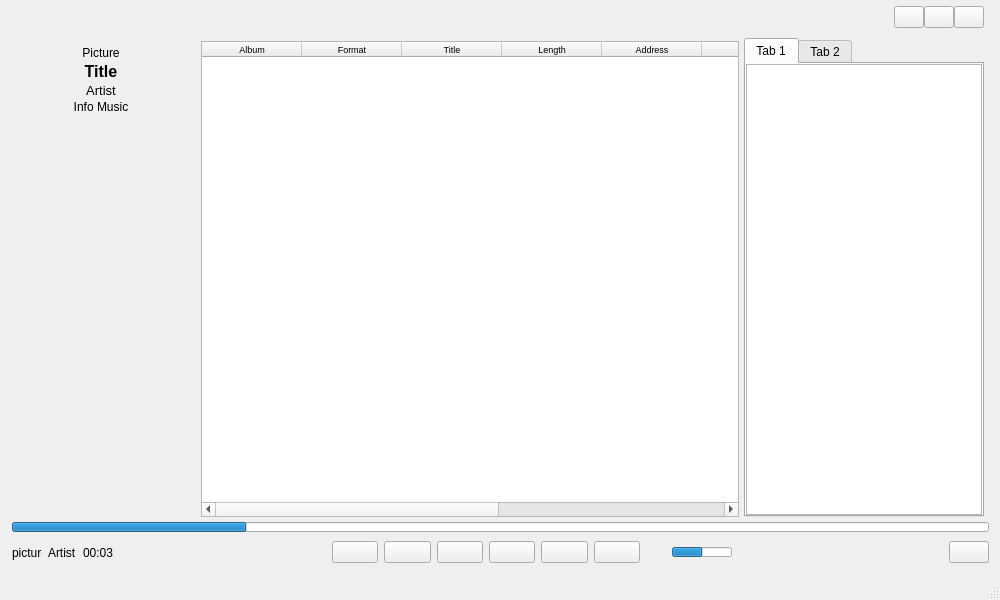
<?xml version="1.0" encoding="UTF-8"?>
<ui version="4.0">
 <class>home</class>
 <widget class="QMainWindow" name="home">
  <property name="geometry">
   <rect>
    <x>0</x>
    <y>0</y>
    <width>1000</width>
    <height>600</height>
   </rect>
  </property>
  <property name="minimumSize">
   <size>
    <width>1000</width>
    <height>600</height>
   </size>
  </property>
  <property name="windowTitle">
   <string>home</string>
  </property>
  <widget class="QWidget" name="centralwidget">
   <property name="enabled">
    <bool>true</bool>
   </property>
   <property name="autoFillBackground">
    <bool>false</bool>
   </property>
   <layout class="QVBoxLayout" name="verticalLayout">
    <property name="leftMargin">
     <number>1</number>
    </property>
    <property name="topMargin">
     <number>1</number>
    </property>
    <property name="rightMargin">
     <number>11</number>
    </property>
    <property name="bottomMargin">
     <number>11</number>
    </property>
    <item>
     <layout class="QVBoxLayout" name="mainVLayout">
      <property name="spacing">
       <number>0</number>
      </property>
      <property name="sizeConstraint">
       <enum>QLayout::SizeConstraint::SetDefaultConstraint</enum>
      </property>
      <item>
       <widget class="QWidget" name="top_home" native="true">
        <property name="maximumSize">
         <size>
          <width>16777215</width>
          <height>16777215</height>
         </size>
        </property>
        <layout class="QHBoxLayout" name="horizontalLayout_2">
         <property name="spacing">
          <number>0</number>
         </property>
         <property name="leftMargin">
          <number>0</number>
         </property>
         <property name="topMargin">
          <number>0</number>
         </property>
         <property name="rightMargin">
          <number>0</number>
         </property>
         <property name="bottomMargin">
          <number>0</number>
         </property>
         <item>
          <layout class="QHBoxLayout" name="horizontalLayout">
           <property name="spacing">
            <number>0</number>
           </property>
           <item>
            <widget class="QWidget" name="LeftPageMusic" native="true">
             <property name="minimumSize">
              <size>
               <width>200</width>
               <height>0</height>
              </size>
             </property>
             <property name="maximumSize">
              <size>
               <width>200</width>
               <height>16777215</height>
              </size>
             </property>
             <layout class="QHBoxLayout" name="horizontalLayout_3">
              <property name="spacing">
               <number>20</number>
              </property>
              <property name="leftMargin">
               <number>15</number>
              </property>
              <property name="topMargin">
               <number>45</number>
              </property>
              <property name="rightMargin">
               <number>15</number>
              </property>
              <property name="bottomMargin">
               <number>0</number>
              </property>
              <item>
               <layout class="QVBoxLayout" name="verticalLayout_2">
                <property name="spacing">
                 <number>2</number>
                </property>
                <item>
                 <widget class="QLabel" name="cover">
                  <property name="sizePolicy">
                   <sizepolicy hsizetype="Maximum" vsizetype="Maximum">
                    <horstretch>0</horstretch>
                    <verstretch>0</verstretch>
                   </sizepolicy>
                  </property>
                  <property name="minimumSize">
                   <size>
                    <width>0</width>
                    <height>0</height>
                   </size>
                  </property>
                  <property name="maximumSize">
                   <size>
                    <width>200</width>
                    <height>200</height>
                   </size>
                  </property>
                  <property name="text">
                   <string>Picture</string>
                  </property>
                  <property name="scaledContents">
                   <bool>true</bool>
                  </property>
                  <property name="alignment">
                   <set>Qt::AlignmentFlag::AlignCenter</set>
                  </property>
                 </widget>
                </item>
                <item>
                 <widget class="QLabel" name="title">
                  <property name="font">
                   <font>
                    <pointsize>12</pointsize>
                    <bold>true</bold>
                   </font>
                  </property>
                  <property name="text">
                   <string>Title</string>
                  </property>
                  <property name="alignment">
                   <set>Qt::AlignmentFlag::AlignCenter</set>
                  </property>
                 </widget>
                </item>
                <item>
                 <widget class="QLabel" name="artist">
                  <property name="font">
                   <font>
                    <pointsize>10</pointsize>
                   </font>
                  </property>
                  <property name="text">
                   <string>Artist</string>
                  </property>
                  <property name="alignment">
                   <set>Qt::AlignmentFlag::AlignCenter</set>
                  </property>
                 </widget>
                </item>
                <item>
                 <widget class="QLabel" name="infoMusic">
                  <property name="text">
                   <string>Info Music</string>
                  </property>
                  <property name="alignment">
                   <set>Qt::AlignmentFlag::AlignCenter</set>
                  </property>
                 </widget>
                </item>
                <item>
                 <spacer name="verticalSpacer">
                  <property name="orientation">
                   <enum>Qt::Orientation::Vertical</enum>
                  </property>
                  <property name="sizeHint" stdset="0">
                   <size>
                    <width>20</width>
                    <height>40</height>
                   </size>
                  </property>
                 </spacer>
                </item>
               </layout>
              </item>
             </layout>
            </widget>
           </item>
           <item>
            <widget class="QWidget" name="CenterPageMusic" native="true">
             <layout class="QHBoxLayout" name="horizontalLayout_8">
              <property name="leftMargin">
               <number>0</number>
              </property>
              <property name="topMargin">
               <number>40</number>
              </property>
              <property name="rightMargin">
               <number>0</number>
              </property>
              <property name="bottomMargin">
               <number>0</number>
              </property>
              <item>
               <layout class="QVBoxLayout" name="verticalLayout_5">
                <property name="topMargin">
                 <number>0</number>
                </property>
                <item>
                 <widget class="QTableWidget" name="tableMusic">
                  <property name="font">
                   <font>
                    <pointsize>7</pointsize>
                   </font>
                  </property>
                  <column>
                   <property name="text">
                    <string>Album</string>
                   </property>
                  </column>
                  <column>
                   <property name="text">
                    <string>Format</string>
                   </property>
                  </column>
                  <column>
                   <property name="text">
                    <string>Title</string>
                   </property>
                  </column>
                  <column>
                   <property name="text">
                    <string>Length</string>
                   </property>
                  </column>
                  <column>
                   <property name="text">
                    <string>Address</string>
                   </property>
                  </column>
                  <column>
                   <property name="text">
                    <string>artist</string>
                   </property>
                  </column>
                  <column>
                   <property name="text">
                    <string>Composer</string>
                   </property>
                  </column>
                  <column>
                   <property name="text">
                    <string>Size</string>
                   </property>
                  </column>
                  <column>
                   <property name="text">
                    <string>Parental rating</string>
                   </property>
                  </column>
                 </widget>
                </item>
               </layout>
              </item>
             </layout>
            </widget>
           </item>
           <item>
            <widget class="QWidget" name="RightPageMusic" native="true">
             <property name="minimumSize">
              <size>
               <width>200</width>
               <height>0</height>
              </size>
             </property>
             <property name="maximumSize">
              <size>
               <width>250</width>
               <height>16777215</height>
              </size>
             </property>
             <layout class="QVBoxLayout" name="verticalLayout_4">
              <property name="spacing">
               <number>0</number>
              </property>
              <property name="leftMargin">
               <number>5</number>
              </property>
              <property name="topMargin">
               <number>5</number>
              </property>
              <property name="rightMargin">
               <number>5</number>
              </property>
              <property name="bottomMargin">
               <number>0</number>
              </property>
              <item>
               <layout class="QVBoxLayout" name="verticalLayout_3">
                <property name="spacing">
                 <number>0</number>
                </property>
                <item alignment="Qt::AlignmentFlag::AlignTop">
                 <widget class="QWidget" name="widget_5" native="true">
                  <property name="maximumSize">
                   <size>
                    <width>16777215</width>
                    <height>30</height>
                   </size>
                  </property>
                  <layout class="QHBoxLayout" name="horizontalLayout_5">
                   <property name="leftMargin">
                    <number>0</number>
                   </property>
                   <property name="topMargin">
                    <number>0</number>
                   </property>
                   <property name="rightMargin">
                    <number>0</number>
                   </property>
                   <property name="bottomMargin">
                    <number>0</number>
                   </property>
                   <item>
                    <layout class="QHBoxLayout" name="horizontalLayout_4">
                     <property name="spacing">
                      <number>0</number>
                     </property>
                     <item>
                      <widget class="QLabel" name="label">
                       <property name="text">
                        <string/>
                       </property>
                      </widget>
                     </item>
                     <item alignment="Qt::AlignmentFlag::AlignTop">
                      <widget class="QPushButton" name="pushButton_3">
                       <property name="maximumSize">
                        <size>
                         <width>30</width>
                         <height>30</height>
                        </size>
                       </property>
                       <property name="cursor">
                        <cursorShape>PointingHandCursor</cursorShape>
                       </property>
                       <property name="text">
                        <string/>
                       </property>
                       <property name="icon">
                        <iconset theme="QIcon::ThemeIcon::ListRemove"/>
                       </property>
                       <property name="iconSize">
                        <size>
                         <width>10</width>
                         <height>10</height>
                        </size>
                       </property>
                      </widget>
                     </item>
                     <item alignment="Qt::AlignmentFlag::AlignTop">
                      <widget class="QPushButton" name="pushButton_2">
                       <property name="maximumSize">
                        <size>
                         <width>30</width>
                         <height>30</height>
                        </size>
                       </property>
                       <property name="cursor">
                        <cursorShape>PointingHandCursor</cursorShape>
                       </property>
                       <property name="text">
                        <string/>
                       </property>
                       <property name="icon">
                        <iconset theme="QIcon::ThemeIcon::MediaPlaybackStop"/>
                       </property>
                       <property name="iconSize">
                        <size>
                         <width>10</width>
                         <height>10</height>
                        </size>
                       </property>
                       <property name="autoRepeatDelay">
                        <number>300</number>
                       </property>
                      </widget>
                     </item>
                     <item alignment="Qt::AlignmentFlag::AlignTop">
                      <widget class="QPushButton" name="exit">
                       <property name="sizePolicy">
                        <sizepolicy hsizetype="Minimum" vsizetype="Fixed">
                         <horstretch>0</horstretch>
                         <verstretch>0</verstretch>
                        </sizepolicy>
                       </property>
                       <property name="minimumSize">
                        <size>
                         <width>0</width>
                         <height>0</height>
                        </size>
                       </property>
                       <property name="maximumSize">
                        <size>
                         <width>30</width>
                         <height>30</height>
                        </size>
                       </property>
                       <property name="font">
                        <font>
                         <italic>false</italic>
                         <bold>false</bold>
                        </font>
                       </property>
                       <property name="cursor">
                        <cursorShape>PointingHandCursor</cursorShape>
                       </property>
                       <property name="statusTip">
                        <string/>
                       </property>
                       <property name="autoFillBackground">
                        <bool>false</bool>
                       </property>
                       <property name="text">
                        <string/>
                       </property>
                       <property name="icon">
                        <iconset theme="QIcon::ThemeIcon::ApplicationExit"/>
                       </property>
                       <property name="iconSize">
                        <size>
                         <width>10</width>
                         <height>10</height>
                        </size>
                       </property>
                       <property name="checkable">
                        <bool>false</bool>
                       </property>
                       <property name="checked">
                        <bool>false</bool>
                       </property>
                       <property name="autoRepeat">
                        <bool>false</bool>
                       </property>
                       <property name="autoExclusive">
                        <bool>false</bool>
                       </property>
                      </widget>
                     </item>
                    </layout>
                   </item>
                  </layout>
                 </widget>
                </item>
                <item>
                 <spacer name="verticalSpacer_2">
                  <property name="orientation">
                   <enum>Qt::Orientation::Vertical</enum>
                  </property>
                  <property name="sizeType">
                   <enum>QSizePolicy::Policy::Fixed</enum>
                  </property>
                  <property name="sizeHint" stdset="0">
                   <size>
                    <width>30</width>
                    <height>10</height>
                   </size>
                  </property>
                 </spacer>
                </item>
                <item>
                 <widget class="QWidget" name="widget_6" native="true">
                  <layout class="QGridLayout" name="gridLayout">
                   <property name="leftMargin">
                    <number>0</number>
                   </property>
                   <property name="topMargin">
                    <number>0</number>
                   </property>
                   <property name="rightMargin">
                    <number>0</number>
                   </property>
                   <property name="bottomMargin">
                    <number>0</number>
                   </property>
                   <item row="0" column="0">
                    <widget class="QTabWidget" name="tab_playlist">
                     <property name="currentIndex">
                      <number>0</number>
                     </property>
                     <widget class="QWidget" name="tab">
                      <attribute name="title">
                       <string>Tab 1</string>
                      </attribute>
                      <layout class="QVBoxLayout" name="verticalLayout_7">
                       <property name="leftMargin">
                        <number>0</number>
                       </property>
                       <property name="topMargin">
                        <number>0</number>
                       </property>
                       <property name="rightMargin">
                        <number>0</number>
                       </property>
                       <property name="bottomMargin">
                        <number>0</number>
                       </property>
                       <item>
                        <widget class="QListWidget" name="playlist"/>
                       </item>
                      </layout>
                     </widget>
                     <widget class="QWidget" name="tab_2">
                      <attribute name="title">
                       <string>Tab 2</string>
                      </attribute>
                     </widget>
                    </widget>
                   </item>
                  </layout>
                 </widget>
                </item>
                <item>
                 <widget class="QWidget" name="widget_4" native="true"/>
                </item>
               </layout>
              </item>
             </layout>
            </widget>
           </item>
          </layout>
         </item>
        </layout>
       </widget>
      </item>
      <item>
       <widget class="QWidget" name="bottom_home" native="true">
        <property name="minimumSize">
         <size>
          <width>0</width>
          <height>50</height>
         </size>
        </property>
        <property name="maximumSize">
         <size>
          <width>16777215</width>
          <height>1000000</height>
         </size>
        </property>
        <layout class="QHBoxLayout" name="horizontalLayout_7">
         <property name="leftMargin">
          <number>11</number>
         </property>
         <property name="topMargin">
          <number>5</number>
         </property>
         <property name="rightMargin">
          <number>0</number>
         </property>
         <property name="bottomMargin">
          <number>0</number>
         </property>
         <item>
          <layout class="QVBoxLayout" name="verticalLayout_6">
           <item>
            <widget class="QProgressBar" name="progressBar">
             <property name="maximumSize">
              <size>
               <width>16777215</width>
               <height>10</height>
              </size>
             </property>
             <property name="value">
              <number>24</number>
             </property>
             <property name="textVisible">
              <bool>false</bool>
             </property>
             <property name="invertedAppearance">
              <bool>false</bool>
             </property>
            </widget>
           </item>
           <item>
            <widget class="QWidget" name="widget_7" native="true">
             <layout class="QHBoxLayout" name="horizontalLayout_9">
              <property name="leftMargin">
               <number>0</number>
              </property>
              <property name="topMargin">
               <number>0</number>
              </property>
              <property name="rightMargin">
               <number>0</number>
              </property>
              <property name="bottomMargin">
               <number>0</number>
              </property>
              <item>
               <layout class="QHBoxLayout" name="horizontalLayout_6">
                <item>
                 <widget class="QLabel" name="cover1">
                  <property name="maximumSize">
                   <size>
                    <width>30</width>
                    <height>30</height>
                   </size>
                  </property>
                  <property name="text">
                   <string>picture</string>
                  </property>
                  <property name="scaledContents">
                   <bool>true</bool>
                  </property>
                 </widget>
                </item>
                <item>
                 <widget class="QLabel" name="label_4">
                  <property name="text">
                   <string>Artist</string>
                  </property>
                 </widget>
                </item>
                <item>
                 <widget class="QLabel" name="label_2">
                  <property name="text">
                   <string>00:03</string>
                  </property>
                 </widget>
                </item>
                <item>
                 <spacer name="horizontalSpacer_2">
                  <property name="orientation">
                   <enum>Qt::Orientation::Horizontal</enum>
                  </property>
                  <property name="sizeHint" stdset="0">
                   <size>
                    <width>40</width>
                    <height>20</height>
                   </size>
                  </property>
                 </spacer>
                </item>
                <item alignment="Qt::AlignmentFlag::AlignHCenter">
                 <widget class="QWidget" name="widget_8" native="true">
                  <property name="minimumSize">
                   <size>
                    <width>400</width>
                    <height>0</height>
                   </size>
                  </property>
                  <layout class="QHBoxLayout" name="horizontalLayout_11">
                   <property name="leftMargin">
                    <number>0</number>
                   </property>
                   <property name="topMargin">
                    <number>0</number>
                   </property>
                   <property name="rightMargin">
                    <number>0</number>
                   </property>
                   <property name="bottomMargin">
                    <number>0</number>
                   </property>
                   <item>
                    <layout class="QHBoxLayout" name="horizontalLayout_10">
                     <item>
                      <widget class="QPushButton" name="pushButton_7">
                       <property name="text">
                        <string/>
                       </property>
                       <property name="icon">
                        <iconset theme="QIcon::ThemeIcon::MediaPlaylistShuffle"/>
                       </property>
                      </widget>
                     </item>
                     <item>
                      <widget class="QPushButton" name="pushButton_6">
                       <property name="text">
                        <string/>
                       </property>
                       <property name="icon">
                        <iconset theme="QIcon::ThemeIcon::SystemReboot"/>
                       </property>
                      </widget>
                     </item>
                     <item>
                      <widget class="QPushButton" name="pushButton_8">
                       <property name="text">
                        <string/>
                       </property>
                       <property name="icon">
                        <iconset theme="QIcon::ThemeIcon::MediaPlaybackStop"/>
                       </property>
                      </widget>
                     </item>
                     <item>
                      <widget class="QPushButton" name="pushButton_5">
                       <property name="text">
                        <string/>
                       </property>
                       <property name="icon">
                        <iconset theme="QIcon::ThemeIcon::MediaSeekBackward"/>
                       </property>
                      </widget>
                     </item>
                     <item>
                      <widget class="QPushButton" name="pushButton_4">
                       <property name="text">
                        <string/>
                       </property>
                       <property name="icon">
                        <iconset theme="QIcon::ThemeIcon::MediaPlaybackStart"/>
                       </property>
                      </widget>
                     </item>
                     <item>
                      <widget class="QPushButton" name="pushButton_9">
                       <property name="text">
                        <string/>
                       </property>
                       <property name="icon">
                        <iconset theme="QIcon::ThemeIcon::MediaSeekForward"/>
                       </property>
                      </widget>
                     </item>
                     <item>
                      <widget class="QLabel" name="sound">
                       <property name="maximumSize">
                        <size>
                         <width>20</width>
                         <height>20</height>
                        </size>
                       </property>
                       <property name="text">
                        <string/>
                       </property>
                       <property name="pixmap">
                        <pixmap>audio.png</pixmap>
                       </property>
                       <property name="scaledContents">
                        <bool>true</bool>
                       </property>
                      </widget>
                     </item>
                     <item>
                      <widget class="QProgressBar" name="progressBar_2">
                       <property name="maximumSize">
                        <size>
                         <width>60</width>
                         <height>10</height>
                        </size>
                       </property>
                       <property name="value">
                        <number>50</number>
                       </property>
                       <property name="textVisible">
                        <bool>false</bool>
                       </property>
                      </widget>
                     </item>
                    </layout>
                   </item>
                  </layout>
                 </widget>
                </item>
                <item>
                 <spacer name="horizontalSpacer">
                  <property name="orientation">
                   <enum>Qt::Orientation::Horizontal</enum>
                  </property>
                  <property name="sizeHint" stdset="0">
                   <size>
                    <width>40</width>
                    <height>20</height>
                   </size>
                  </property>
                 </spacer>
                </item>
                <item>
                 <widget class="QPushButton" name="addMusic">
                  <property name="text">
                   <string/>
                  </property>
                  <property name="iconSize">
                   <size>
                    <width>25</width>
                    <height>25</height>
                   </size>
                  </property>
                 </widget>
                </item>
               </layout>
              </item>
             </layout>
            </widget>
           </item>
          </layout>
         </item>
        </layout>
       </widget>
      </item>
     </layout>
    </item>
   </layout>
  </widget>
  <widget class="QMenuBar" name="menubar">
   <property name="enabled">
    <bool>false</bool>
   </property>
   <property name="geometry">
    <rect>
     <x>0</x>
     <y>0</y>
     <width>1000</width>
     <height>25</height>
    </rect>
   </property>
  </widget>
  <widget class="QStatusBar" name="statusbar">
   <property name="enabled">
    <bool>true</bool>
   </property>
  </widget>
 </widget>
 <resources/>
 <connections/>
</ui>
